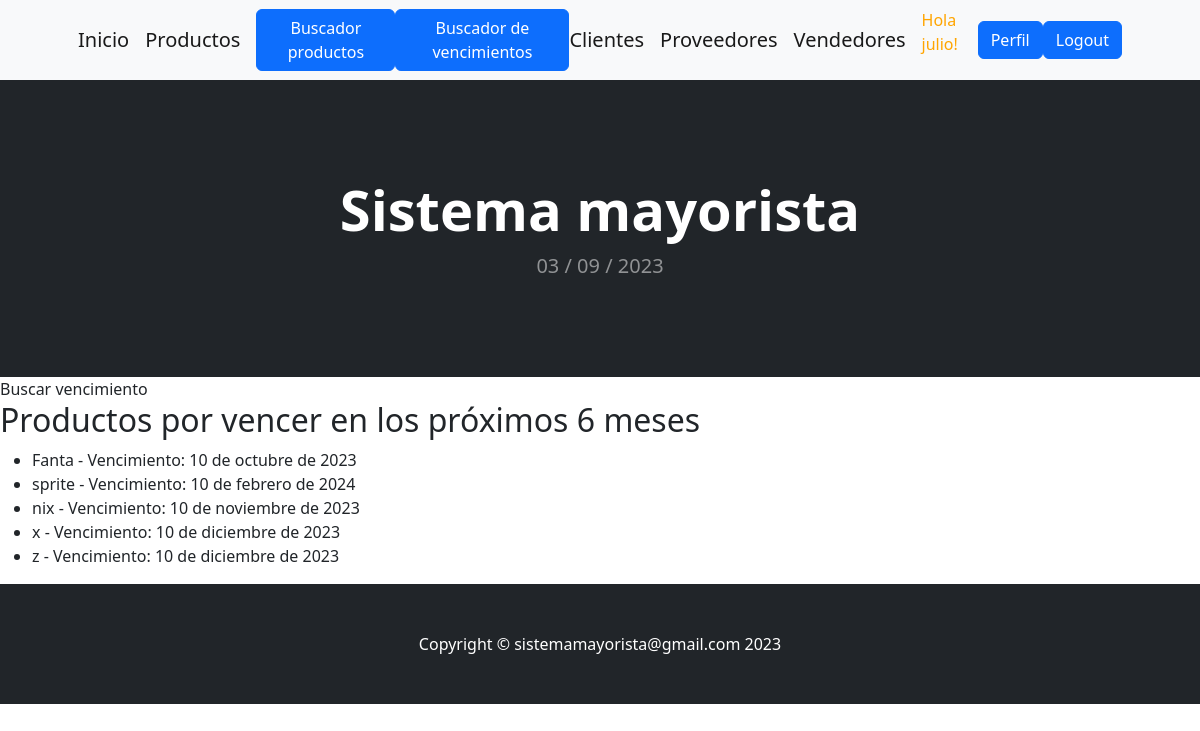
The page /buscar_vencimiento/ (signed in) on the database its author committed.
### aplicacion/models.py (models this page shows, shortened)
class Producto(models.Model):
    nombre = models.CharField(max_length=50)
    codigo = models.CharField(max_length=20)
    precio = models.DecimalField(max_digits=10, decimal_places=2)
    vencimiento = models.DateField()

### aplicacion/views.py (the view)
# urls.py: path('buscar_vencimiento/', views.buscar_por_vencimiento, name='buscarVencimiento'),
@login_required
def buscar_por_vencimiento(request):
    hoy = timezone.now().date()
    seis_meses_desde_hoy = hoy + timedelta(days=180)
    productos_por_vencer = Producto.objects.filter(vencimiento__gte=hoy, vencimiento__lte=seis_meses_desde_hoy)
    contexto = {
        'productos': productos_por_vencer,
        'titulo': 'Productos por vencer en los próximos 6 meses'
    }
    return render(request, "aplicacion/buscarVencimiento.html", contexto)

### aplicacion/templates/aplicacion/buscarVencimiento.html
{% extends 'aplicacion/base.html' %}
{% load static %}
{% block titulo %}
    Buscar vencimiento
{% endblock titulo %}
{% block contenido %}
{% if productos %}
  <h2>{{ titulo }}</h2>
  <ul>
    {% for producto in productos %}
      <li>{{ producto.nombre }} - Vencimiento: {{ producto.vencimiento }}</li>
    {% endfor %}
  </ul>
{% else %}
  <p>No se encontraron productos por vencer en los próximos 6 meses.</p>
{% endif %}
{% endblock contenido %}

### aplicacion/templates/aplicacion/base.html (shortened to what this page needs)
<!DOCTYPE html>
<html lang="en">
    <head>
        {% load static %}
        <link href="https://cdn.jsdelivr.net/npm/bootstrap-icons@1.5.0/font/bootstrap-icons.css" rel="stylesheet" />
       <link href="{% static 'aplicacion/css/styles.css' %}" rel="stylesheet" />
       <link rel="stylesheet" href="https://cdnjs.cloudflare.com/ajax/libs/font-awesome/6.4.0/css/all.min.css">
    </head>
    <body>
        <nav class="navbar navbar-expand-lg navbar-light bg-light">
            <div class="container px-4 px-lg-5">
                <a class="navbar-brand" href="{% url 'home' %}">Inicio</a>
                {% if user.is_authenticated %}
                <a class="navbar-brand" href="{% url 'producto' %}">Productos</a>
                <a class="btn btn-primary" href="{% url 'buscarProducto' %}">Buscador productos</a>
                <a class="btn btn-primary" href="{% url 'buscarVencimiento' %}">Buscador de vencimientos</a>
                <a class="navbar-brand" href="{% url 'cliente' %}">Clientes</a>
                <a class="navbar-brand" href="{% url 'proveedor' %}">Proveedores</a>
                <a class="navbar-brand" href="{% url 'vendedor' %}">Vendedores</a>
                <p style="color:orange">Hola {{user.username}}!</p>
                <a class="btn btn-primary" href="{% url 'editar_perfil' %}">Perfil</a>
                <a class="btn btn-primary" href="{% url 'logout' %}">Logout</a>
                {% else %}
                    <a class="btn btn-success" href="{% url 'registro' %}">Registro</a>
                    <a class="btn btn-primary" href="{% url 'login' %}">Login</a>
                    <li><a href="{% url 'about_me' %}">Acerca de mí</a></li>
                {% endif %}
            </div>
        </nav>
        <header class="bg-dark py-5">
            <div class="container px-4 px-lg-5 my-5">
                <div class="text-center text-white">
                    <h1 class="display-4 fw-bolder">Sistema  mayorista</h1>
                    <p class="lead fw-normal text-white-50 mb-0">{% now "d / m / Y " %}</p>
                </div>
            </div>
        </header>
        {% block titulo %}
        {% endblock titulo %}
        {% block contenido %}
        {% endblock contenido %}
        <footer class="py-5 bg-dark">
            <div class="container"><p class="m-0 text-center text-white">Copyright &copy; sistemamayorista@gmail.com 2023</p></div>
        </footer>
    </body>
</html>

### rows shown on the page
Producto: nombre "Fanta", vencimiento "10 de octubre de 2023"
Producto: nombre "sprite", vencimiento "10 de febrero de 2024"
Producto: nombre "nix", vencimiento "10 de noviembre de 2023"
Producto: nombre "x", vencimiento "10 de diciembre de 2023"
Producto: nombre "z", vencimiento "10 de diciembre de 2023"

### other values the page prints
{{ user.username }} "julio"
{{ titulo }} "Productos por vencer en los próximos 6 meses"
